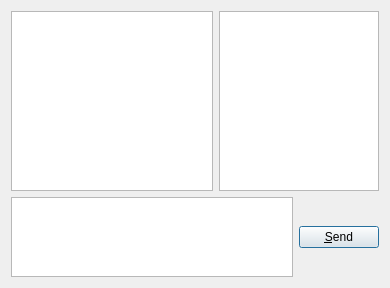
<?xml version="1.0" encoding="UTF-8"?>
<ui version="4.0">
 <class>chatDialog</class>
 <widget class="QDialog" name="chatDialog">
  <property name="geometry">
   <rect>
    <x>0</x>
    <y>0</y>
    <width>390</width>
    <height>288</height>
   </rect>
  </property>
  <property name="windowTitle">
   <string>Dialog</string>
  </property>
  <layout class="QVBoxLayout" name="verticalLayout">
   <item>
    <layout class="QHBoxLayout" name="horizontalLayout">
     <item>
      <widget class="QPlainTextEdit" name="plainTextEdit">
       <property name="readOnly">
        <bool>true</bool>
       </property>
      </widget>
     </item>
     <item>
      <widget class="QListWidget" name="listWidget">
       <property name="minimumSize">
        <size>
         <width>160</width>
         <height>0</height>
        </size>
       </property>
       <property name="maximumSize">
        <size>
         <width>160</width>
         <height>16777215</height>
        </size>
       </property>
       <property name="editTriggers">
        <set>QAbstractItemView::NoEditTriggers</set>
       </property>
       <property name="sortingEnabled">
        <bool>true</bool>
       </property>
      </widget>
     </item>
    </layout>
   </item>
   <item>
    <layout class="QHBoxLayout" name="horizontalLayout_2">
     <item>
      <widget class="QPlainTextEdit" name="plainTextEdit_2">
       <property name="minimumSize">
        <size>
         <width>0</width>
         <height>80</height>
        </size>
       </property>
       <property name="maximumSize">
        <size>
         <width>16777215</width>
         <height>80</height>
        </size>
       </property>
      </widget>
     </item>
     <item>
      <widget class="QPushButton" name="pushButton">
       <property name="text">
        <string>&amp;Send</string>
       </property>
       <property name="shortcut">
        <string>Ctrl+Return</string>
       </property>
      </widget>
     </item>
    </layout>
   </item>
  </layout>
 </widget>
 <tabstops>
  <tabstop>plainTextEdit_2</tabstop>
  <tabstop>pushButton</tabstop>
  <tabstop>plainTextEdit</tabstop>
  <tabstop>listWidget</tabstop>
 </tabstops>
 <resources/>
 <connections/>
</ui>
